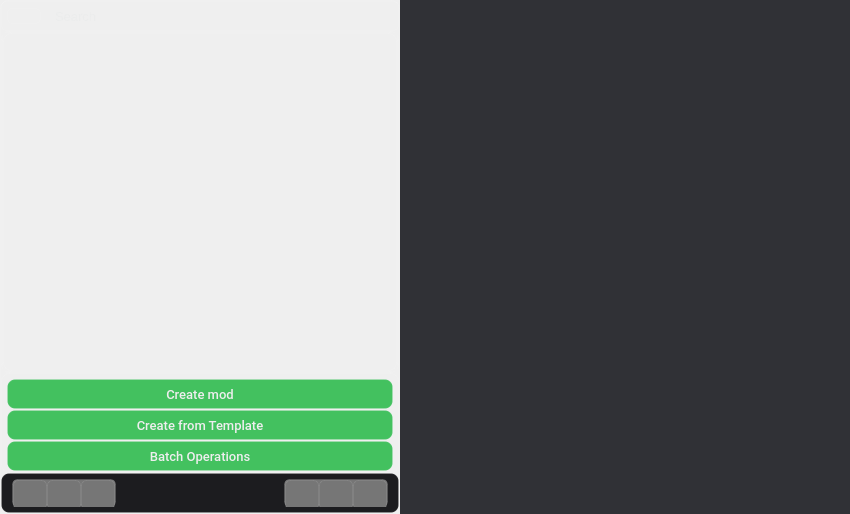
<?xml version="1.0" encoding="UTF-8"?>
<ui version="4.0">
 <class>Mods</class>
 <widget class="QWidget" name="Mods">
  <property name="geometry">
   <rect>
    <x>0</x>
    <y>0</y>
    <width>850</width>
    <height>514</height>
   </rect>
  </property>
  <property name="minimumSize">
   <size>
    <width>0</width>
    <height>0</height>
   </size>
  </property>
  <property name="windowTitle">
   <string>Form</string>
  </property>
  <property name="styleSheet">
   <string notr="true">border: none;</string>
  </property>
  <layout class="QHBoxLayout" name="horizontalLayout">
   <property name="spacing">
    <number>0</number>
   </property>
   <property name="leftMargin">
    <number>0</number>
   </property>
   <property name="topMargin">
    <number>0</number>
   </property>
   <property name="rightMargin">
    <number>0</number>
   </property>
   <property name="bottomMargin">
    <number>0</number>
   </property>
   <item>
    <widget class="QSplitter" name="splitter">
     <property name="orientation">
      <enum>Qt::Horizontal</enum>
     </property>
     <property name="opaqueResize">
      <bool>true</bool>
     </property>
     <property name="handleWidth">
      <number>0</number>
     </property>
     <property name="childrenCollapsible">
      <bool>false</bool>
     </property>
     <widget class="QFrame" name="modsList">
      <property name="minimumSize">
       <size>
        <width>200</width>
        <height>0</height>
       </size>
      </property>
      <property name="maximumSize">
       <size>
        <width>400</width>
        <height>16777215</height>
       </size>
      </property>
      <property name="styleSheet">
       <string notr="true">background: qlineargradient(x1:0, y1:0, x2:0, y2:1, 
                               stop:0 #2A2B2F, stop:1 #1F2024);
        border-radius: 8px;
        border: 1px solid rgba(255, 255, 255, 0.08);</string>
      </property>
      <property name="frameShape">
       <enum>QFrame::StyledPanel</enum>
      </property>
      <property name="frameShadow">
       <enum>QFrame::Raised</enum>
      </property>
      <layout class="QVBoxLayout" name="verticalLayout">
       <property name="spacing">
        <number>0</number>
       </property>
       <property name="leftMargin">
        <number>0</number>
       </property>
       <property name="topMargin">
        <number>0</number>
       </property>
       <property name="rightMargin">
        <number>0</number>
       </property>
       <property name="bottomMargin">
        <number>0</number>
       </property>
       <item alignment="Qt::AlignTop">
        <widget class="QFrame" name="searchFrame">
         <property name="minimumSize">
          <size>
           <width>0</width>
           <height>30</height>
          </size>
         </property>
         <property name="maximumSize">
          <size>
           <width>16777215</width>
           <height>30</height>
          </size>
         </property>
         <property name="cursor">
          <cursorShape>IBeamCursor</cursorShape>
         </property>
         <property name="styleSheet">
          <string notr="true">background: qlineargradient(x1:0, y1:0, x2:0, y2:1, 
                               stop:0 #25262A, stop:1 #1A1B1F);
        border-radius: 6px;
        border: 1px solid rgba(255, 255, 255, 0.06);</string>
         </property>
         <property name="frameShape">
          <enum>QFrame::StyledPanel</enum>
         </property>
         <property name="frameShadow">
          <enum>QFrame::Raised</enum>
         </property>
         <layout class="QHBoxLayout" name="horizontalLayout_2">
          <property name="spacing">
           <number>0</number>
          </property>
          <property name="leftMargin">
           <number>5</number>
          </property>
          <property name="topMargin">
           <number>0</number>
          </property>
          <property name="rightMargin">
           <number>5</number>
          </property>
          <property name="bottomMargin">
           <number>0</number>
          </property>
          <item>
           <widget class="QPushButton" name="searchButton">
            <property name="minimumSize">
             <size>
              <width>25</width>
              <height>0</height>
             </size>
            </property>
            <property name="text">
             <string/>
            </property>
            <property name="icon">
             <iconset resource="icons.qrc">
              <normaloff>:/icons/resources/icons/Search.png</normaloff>:/icons/resources/icons/Search.png</iconset>
            </property>
            <property name="iconSize">
             <size>
              <width>14</width>
              <height>14</height>
             </size>
            </property>
           </widget>
          </item>
          <item>
           <widget class="QLineEdit" name="searchArea">
            <property name="minimumSize">
             <size>
              <width>0</width>
              <height>0</height>
             </size>
            </property>
            <property name="maximumSize">
             <size>
              <width>16777215</width>
              <height>16777215</height>
             </size>
            </property>
            <property name="font">
             <font>
              <pointsize>11</pointsize>
             </font>
            </property>
            <property name="styleSheet">
             <string notr="true">background-color: transparent; 
        color: #E8E9EA; 
        border: none; 
        font-family: &quot;Segoe UI&quot;, &quot;Roboto&quot;, sans-serif;
        font-size: 13px;
        font-weight: 400;
        padding: 6px 12px;</string>
            </property>
            <property name="inputMask">
             <string/>
            </property>
            <property name="text">
             <string/>
            </property>
            <property name="placeholderText">
             <string>Search</string>
            </property>
           </widget>
          </item>
         </layout>
        </widget>
       </item>
       <item>
        <widget class="QFrame" name="scrollModsListFrame">
         <property name="frameShape">
          <enum>QFrame::StyledPanel</enum>
         </property>
         <property name="frameShadow">
          <enum>QFrame::Raised</enum>
         </property>
         <layout class="QVBoxLayout" name="verticalLayout_2">
          <property name="spacing">
           <number>0</number>
          </property>
          <property name="leftMargin">
           <number>0</number>
          </property>
          <property name="topMargin">
           <number>0</number>
          </property>
          <property name="rightMargin">
           <number>0</number>
          </property>
          <property name="bottomMargin">
           <number>0</number>
          </property>
          <item>
           <widget class="QScrollArea" name="scrollModsList">
            <property name="styleSheet">
             <string notr="true">QScrollBar:vertical {         
    border: none;
    background: #2B2C32;
    width: 7px;
    margin: 0 0 0 0;
    border-radius: 0px;
}
QScrollBar::handle:vertical {
    background-color: #616161;
    min-height: 30px;
    border-radius: 7px;
}
QScrollBar::handle:vertical:hover{
    background-color: #A1A1A1;
}
QScrollBar::handle:vertical:pressed {
    background-color: #717171;
}
QScrollBar::sub-line:vertical {
	border: none;
}
QScrollBar::add-line:vertical {
	border: none;
}
QScrollBar::up-arrow:vertical, QScrollBar::down-arrow:vertical {
	background: none;
}
QScrollBar::add-page:vertical, QScrollBar::sub-page:vertical {
	background: none;
}</string>
            </property>
            <property name="horizontalScrollBarPolicy">
             <enum>Qt::ScrollBarAlwaysOff</enum>
            </property>
            <property name="widgetResizable">
             <bool>true</bool>
            </property>
            <widget class="QWidget" name="scrollAreaWidgetContents_2">
             <property name="geometry">
              <rect>
               <x>0</x>
               <y>0</y>
               <width>400</width>
               <height>444</height>
              </rect>
             </property>
            </widget>
           </widget>
          </item>
         </layout>
        </widget>
       </item>
       <item>
        <widget class="QFrame" name="createModFrame">
         <property name="minimumSize">
          <size>
           <width>0</width>
           <height>100</height>
          </size>
         </property>
         <property name="maximumSize">
          <size>
           <width>16777215</width>
           <height>100</height>
          </size>
         </property>
         <property name="styleSheet">
          <string notr="true">QPushButton{
color: #eeeeee;
background-color: #43C15F;
}</string>
         </property>
         <property name="frameShape">
          <enum>QFrame::StyledPanel</enum>
         </property>
         <property name="frameShadow">
          <enum>QFrame::Raised</enum>
         </property>
         <layout class="QVBoxLayout" name="verticalLayout_3">
          <property name="spacing">
           <number>5</number>
          </property>
          <property name="leftMargin">
           <number>5</number>
          </property>
          <property name="topMargin">
           <number>5</number>
          </property>
          <property name="rightMargin">
           <number>5</number>
          </property>
          <property name="bottomMargin">
           <number>5</number>
          </property>
          <item>
           <widget class="QPushButton" name="createMod">
            <property name="minimumSize">
             <size>
              <width>0</width>
              <height>30</height>
             </size>
            </property>
            <property name="font">
             <font>
              <family>Roboto Medium</family>
              <pointsize>10</pointsize>
             </font>
            </property>
            <property name="cursor">
             <cursorShape>PointingHandCursor</cursorShape>
            </property>
            <property name="text">
             <string>Create mod</string>
            </property>
           </widget>
          </item>
          <item>
           <widget class="QPushButton" name="createFromTemplate">
            <property name="minimumSize">
             <size>
              <width>0</width>
              <height>30</height>
             </size>
            </property>
            <property name="font">
             <font>
              <family>Roboto Medium</family>
              <pointsize>10</pointsize>
             </font>
            </property>
            <property name="cursor">
             <cursorShape>PointingHandCursor</cursorShape>
            </property>
            <property name="text">
             <string>Create from Template</string>
            </property>
           </widget>
          </item>
          <item>
           <widget class="QPushButton" name="batchOperations">
            <property name="minimumSize">
             <size>
              <width>0</width>
              <height>30</height>
             </size>
            </property>
            <property name="font">
             <font>
              <family>Roboto Medium</family>
              <pointsize>10</pointsize>
             </font>
            </property>
            <property name="cursor">
             <cursorShape>PointingHandCursor</cursorShape>
            </property>
            <property name="text">
             <string>Batch Operations</string>
            </property>
           </widget>
          </item>
         </layout>
        </widget>
       </item>
       <item alignment="Qt::AlignBottom">
        <widget class="QFrame" name="modsListActions">
         <property name="minimumSize">
          <size>
           <width>0</width>
           <height>40</height>
          </size>
         </property>
         <property name="maximumSize">
          <size>
           <width>16777215</width>
           <height>40</height>
          </size>
         </property>
         <property name="styleSheet">
          <string notr="true">background-color: #1C1C1F;</string>
         </property>
         <property name="frameShape">
          <enum>QFrame::StyledPanel</enum>
         </property>
         <property name="frameShadow">
          <enum>QFrame::Raised</enum>
         </property>
         <layout class="QHBoxLayout" name="horizontalLayout_3">
          <property name="spacing">
           <number>10</number>
          </property>
          <property name="leftMargin">
           <number>10</number>
          </property>
          <property name="topMargin">
           <number>5</number>
          </property>
          <property name="rightMargin">
           <number>10</number>
          </property>
          <property name="bottomMargin">
           <number>5</number>
          </property>
          <item alignment="Qt::AlignLeft">
           <widget class="QFrame" name="leftButtons">
            <property name="styleSheet">
             <string notr="true">background-color: #767676;
border-radius: 5px;</string>
            </property>
            <property name="frameShape">
             <enum>QFrame::StyledPanel</enum>
            </property>
            <property name="frameShadow">
             <enum>QFrame::Raised</enum>
            </property>
            <layout class="QHBoxLayout" name="horizontalLayout_4">
             <property name="spacing">
              <number>0</number>
             </property>
             <property name="leftMargin">
              <number>0</number>
             </property>
             <property name="topMargin">
              <number>0</number>
             </property>
             <property name="rightMargin">
              <number>0</number>
             </property>
             <property name="bottomMargin">
              <number>0</number>
             </property>
             <item>
              <widget class="QPushButton" name="deleteAllMods">
               <property name="sizePolicy">
                <sizepolicy hsizetype="Minimum" vsizetype="Minimum">
                 <horstretch>0</horstretch>
                 <verstretch>0</verstretch>
                </sizepolicy>
               </property>
               <property name="minimumSize">
                <size>
                 <width>30</width>
                 <height>30</height>
                </size>
               </property>
               <property name="cursor">
                <cursorShape>PointingHandCursor</cursorShape>
               </property>
               <property name="toolTip">
                <string>&lt;html&gt;&lt;head/&gt;&lt;body&gt;&lt;p&gt;&lt;span style=&quot; color:#eeeeee;&quot;&gt;Delete all mods&lt;/span&gt;&lt;/p&gt;&lt;/body&gt;&lt;/html&gt;</string>
               </property>
               <property name="styleSheet">
                <string notr="true"/>
               </property>
               <property name="text">
                <string/>
               </property>
               <property name="icon">
                <iconset resource="icons.qrc">
                 <normaloff>:/icons/resources/icons/UninstallAllMods.png</normaloff>:/icons/resources/icons/UninstallAllMods.png</iconset>
               </property>
              </widget>
             </item>
             <item>
              <widget class="QPushButton" name="reloadModsList">
               <property name="minimumSize">
                <size>
                 <width>30</width>
                 <height>30</height>
                </size>
               </property>
               <property name="cursor">
                <cursorShape>PointingHandCursor</cursorShape>
               </property>
               <property name="toolTip">
                <string>&lt;html&gt;&lt;head/&gt;&lt;body&gt;&lt;p&gt;&lt;span style=&quot; color:#eeeeee;&quot;&gt;Reload mods list&lt;/span&gt;&lt;/p&gt;&lt;/body&gt;&lt;/html&gt;</string>
               </property>
               <property name="text">
                <string/>
               </property>
               <property name="icon">
                <iconset resource="icons.qrc">
                 <normaloff>:/icons/resources/icons/UpdateModsTable.png</normaloff>:/icons/resources/icons/UpdateModsTable.png</iconset>
               </property>
              </widget>
             </item>
             <item>
              <widget class="QPushButton" name="installAllMods">
               <property name="minimumSize">
                <size>
                 <width>30</width>
                 <height>30</height>
                </size>
               </property>
               <property name="cursor">
                <cursorShape>PointingHandCursor</cursorShape>
               </property>
               <property name="toolTip">
                <string>&lt;html&gt;&lt;head/&gt;&lt;body&gt;&lt;p&gt;&lt;span style=&quot; color:#eeeeee;&quot;&gt;Install all mods&lt;/span&gt;&lt;/p&gt;&lt;/body&gt;&lt;/html&gt;</string>
               </property>
               <property name="text">
                <string/>
               </property>
               <property name="icon">
                <iconset resource="icons.qrc">
                 <normaloff>:/icons/resources/icons/InstallAllMods.png</normaloff>:/icons/resources/icons/InstallAllMods.png</iconset>
               </property>
              </widget>
             </item>
            </layout>
           </widget>
          </item>
          <item alignment="Qt::AlignRight">
           <widget class="QFrame" name="rightButtons">
            <property name="styleSheet">
             <string notr="true">background-color: #767676;
border-radius: 5px;</string>
            </property>
            <property name="frameShape">
             <enum>QFrame::StyledPanel</enum>
            </property>
            <property name="frameShadow">
             <enum>QFrame::Raised</enum>
            </property>
            <layout class="QHBoxLayout" name="horizontalLayout_5">
             <property name="spacing">
              <number>0</number>
             </property>
             <property name="leftMargin">
              <number>0</number>
             </property>
             <property name="topMargin">
              <number>0</number>
             </property>
             <property name="rightMargin">
              <number>0</number>
             </property>
             <property name="bottomMargin">
              <number>0</number>
             </property>
             <item>
              <widget class="QPushButton" name="modsSortButton">
               <property name="sizePolicy">
                <sizepolicy hsizetype="Minimum" vsizetype="Minimum">
                 <horstretch>0</horstretch>
                 <verstretch>0</verstretch>
                </sizepolicy>
               </property>
               <property name="minimumSize">
                <size>
                 <width>30</width>
                 <height>30</height>
                </size>
               </property>
               <property name="cursor">
                <cursorShape>PointingHandCursor</cursorShape>
               </property>
               <property name="text">
                <string/>
               </property>
               <property name="icon">
                <iconset resource="icons.qrc">
                 <normaloff>:/icons/resources/icons/SortModsList.png</normaloff>:/icons/resources/icons/SortModsList.png</iconset>
               </property>
              </widget>
             </item>
             <item>
              <widget class="QPushButton" name="updateAllMods">
               <property name="minimumSize">
                <size>
                 <width>30</width>
                 <height>30</height>
                </size>
               </property>
               <property name="cursor">
                <cursorShape>PointingHandCursor</cursorShape>
               </property>
               <property name="text">
                <string/>
               </property>
               <property name="icon">
                <iconset resource="icons.qrc">
                 <normaloff>:/icons/resources/icons/UpdateAllMods.png</normaloff>:/icons/resources/icons/UpdateAllMods.png</iconset>
               </property>
              </widget>
             </item>
             <item>
              <widget class="QPushButton" name="openModsFolderButton">
               <property name="minimumSize">
                <size>
                 <width>30</width>
                 <height>30</height>
                </size>
               </property>
               <property name="cursor">
                <cursorShape>PointingHandCursor</cursorShape>
               </property>
               <property name="text">
                <string/>
               </property>
               <property name="icon">
                <iconset resource="icons.qrc">
                 <normaloff>:/icons/resources/icons/OpenModsFolder.png</normaloff>:/icons/resources/icons/OpenModsFolder.png</iconset>
               </property>
              </widget>
             </item>
            </layout>
           </widget>
          </item>
         </layout>
        </widget>
       </item>
      </layout>
     </widget>
     <widget class="QFrame" name="modBody">
      <property name="sizePolicy">
       <sizepolicy hsizetype="Preferred" vsizetype="Preferred">
        <horstretch>0</horstretch>
        <verstretch>0</verstretch>
       </sizepolicy>
      </property>
      <property name="minimumSize">
       <size>
        <width>0</width>
        <height>0</height>
       </size>
      </property>
      <property name="styleSheet">
       <string notr="true">QFrame{
background-color: #303136;
}</string>
      </property>
      <property name="frameShape">
       <enum>QFrame::StyledPanel</enum>
      </property>
      <property name="frameShadow">
       <enum>QFrame::Raised</enum>
      </property>
      <layout class="QVBoxLayout" name="verticalLayout_4">
       <property name="spacing">
        <number>0</number>
       </property>
       <property name="leftMargin">
        <number>0</number>
       </property>
       <property name="topMargin">
        <number>0</number>
       </property>
       <property name="rightMargin">
        <number>0</number>
       </property>
       <property name="bottomMargin">
        <number>0</number>
       </property>
       <item>
        <widget class="QScrollArea" name="scrollBody">
         <property name="styleSheet">
          <string notr="true">QScrollBar:vertical {         
    border: none;
    background: #2B2C32;
    width: 7px;
    margin: 0 0 0 0;
    border-radius: 0px;
}
QScrollBar::handle:vertical {
    background-color: #616161;
    min-height: 30px;
    border-radius: 7px;
}
QScrollBar::handle:vertical:hover{
    background-color: #A1A1A1;
}
QScrollBar::handle:vertical:pressed {
    background-color: #717171;
}
QScrollBar::sub-line:vertical {
	border: none;
}
QScrollBar::add-line:vertical {
	border: none;
}
QScrollBar::up-arrow:vertical, QScrollBar::down-arrow:vertical {
	background: none;
}
QScrollBar::add-page:vertical, QScrollBar::sub-page:vertical {
	background: none;
}</string>
         </property>
         <property name="horizontalScrollBarPolicy">
          <enum>Qt::ScrollBarAlwaysOff</enum>
         </property>
         <property name="widgetResizable">
          <bool>true</bool>
         </property>
         <widget class="QWidget" name="scrollAreaWidgetContents">
          <property name="geometry">
           <rect>
            <x>0</x>
            <y>0</y>
            <width>450</width>
            <height>514</height>
           </rect>
          </property>
         </widget>
        </widget>
       </item>
       <item>
        <widget class="QFrame" name="modsBuildActions">
         <property name="maximumSize">
          <size>
           <width>16777215</width>
           <height>0</height>
          </size>
         </property>
         <property name="frameShape">
          <enum>QFrame::StyledPanel</enum>
         </property>
         <property name="frameShadow">
          <enum>QFrame::Raised</enum>
         </property>
         <layout class="QVBoxLayout" name="verticalLayout_6">
          <property name="spacing">
           <number>0</number>
          </property>
          <property name="leftMargin">
           <number>5</number>
          </property>
          <property name="topMargin">
           <number>5</number>
          </property>
          <property name="rightMargin">
           <number>5</number>
          </property>
          <property name="bottomMargin">
           <number>5</number>
          </property>
         </layout>
        </widget>
       </item>
      </layout>
     </widget>
    </widget>
   </item>
  </layout>
 </widget>
 <resources>
  <include location="icons.qrc"/>
 </resources>
 <connections/>
</ui>
